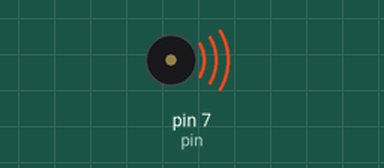
Recording of a sketch running on a simulated Arduino Uno, built with avr-gcc and run on an emulated ATmega328P. Shown: buzzer (waves = sounding).

Above: at 0.05 s.
Timing chart, 0 to 3.0 s (numbered marks = the images above):
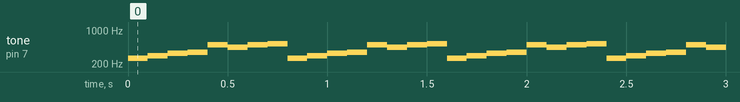

The sketch:

buzzer_piezo.ino
```cpp
int pin = 7;

int numTones = 8;
int tones[] = {261, 294, 330, 349, 492, 440, 494, 523};

void setup() {
  pinMode(pin, OUTPUT);

}

void loop() {
  for (int i = 0; i < numTones; i++) {
    tone(pin, tones[i]);
    delay(100);
  }
  noTone(pin);

}
```

Measured:
- by itself, tone on pin 7 (pin): repeats every 0.80 s: 294 Hz 0.10 s, 330 Hz 0.10 s, 349 Hz 0.10 s, 492 Hz 0.10 s, 440 Hz 0.10 s, 494 Hz 0.10 s, 523 Hz 0.10 s, 261 Hz 0.10 s
